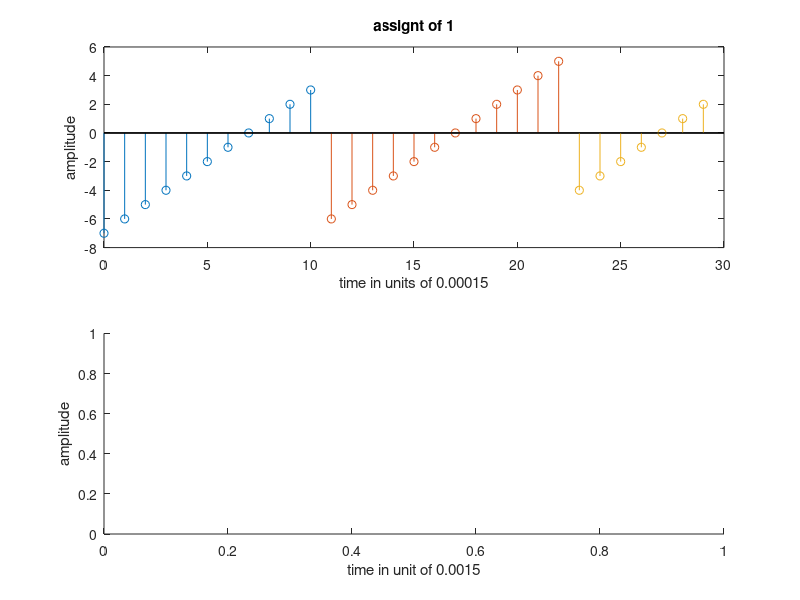

The MATLAB script that drew this image: (Note: this script raises an error after producing the figure.)
%EXP1
%Generation of basic signals


%unit step
n=input('enter the N value ');
t=0:1:n-1;
y1=ones(1,n);
subplot(3,2,2);
stem(t,y1);
ylabel('amplitude');
xlabel('n');
title('unit step');
%unit ramp
n1=input('enter the length of the ramp sequence');
t=0:n1;
subplot(3,2,3);
stem(t,t);
ylabel('amplitude');
xlabel('n');
title('unit ramp');
%unit impulse
clc;clear all;
t=-2:1:2;
y=[zeros(1,2),ones(1,1),zeros(1,2)];
subplot(3,2,1);
stem(t,y);
ylabel('amplitude');
xlabel('n');
title('unit impulse');
%exponential wave
n2=input('enter the length of exponential sequence');
t=0:n2;
a=input('enter the a value');
y2=exp(a*t);
subplot(3,2,4);
stem(t,y2);
ylabel('amplitude');
xlabel('n');
title('exponential sequence');
%sine wave
t=0:0.01:pi;
y3=sin(2*pi*t);
subplot(3,2,5);
plot(t,y3);
ylabel('amplitude');
xlabel('t');
title('sine wave');
%cosine wave
t=0:0.01:pi;
y4=cos(2*pi*t);
subplot(3,2,6);
plot(t,y4);
ylabel('amplitude');
xlabel('t');
title('cosine wave');

%assign1
clc;
 clear all;
 close all;
 subplot(2,1,1)
 t=0:1:10;
 stem(t,t-7);
 hold on;
 s=11:1:22
 stem(s,s-17);
 hold on;
 z=23:1:29;
 stem(z,z-27);
 ylabel('amplitude')
 xlabel('time in units of 0.00015')
 title('assignt of 1')
 t=0:29;
 subplot(2,1,2);
 ylabel('amplitude')
 xlabel('time in unit of 0.0015');
 y=10*[ones(1,5),-ones(1,5),ones(1,5),-ones(1,5),one(1,5),-ones(1,5)];
 stem(t,y);
 
 %assign2
 n=-6:1:-4;
y=zeros(1,3);
y=zeros(1,3);
subplot(3,1,1);
stem(n,y);
hold on;
n=0:1:3;
y1=1-n/3;
stem(n,y1);
hold on;a
n=4:1:7;
y1=zeros(1,4);
stem(n,y1);
xlabel('time in units of 0.0001s')
ylabel('amplitude')

t1=-3:3;
output=[1 1 1 1 0.67 0.33 0];
subplot(3,1,2);
stem(t1,output);
xlabel('time in unit of 0.0001')
ylabel('amplitude')
t=-3:-1;
y1=ones(1,3);
subplot(3,1,3);
stem(t,y1);
hold on;
t=0:3;
y2=1-(1/3)*t;
stem(t,y2);
grid on;
xlabel('time in units of 0.0001s')
ylabel('amplitude')
